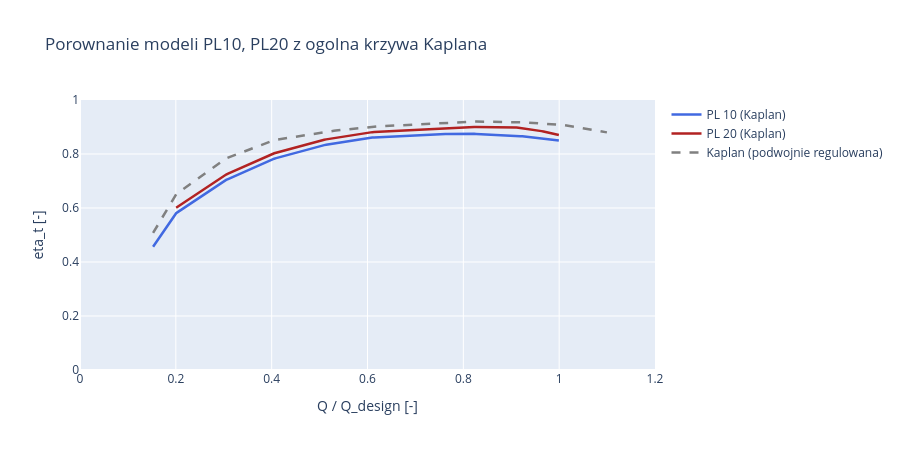

Source (notebook cell):
### Markdown cell above
**Prompt do LLM:**
> *"Porownaj krzywe sprawnosci modeli PL10 i PL20 z ogolna krzywa Kaplana
> na jednym wykresie. Wyswietl jako linie ciagle, Kaplan ogolny przerywany."*

**Uzyte funkcje:** `src.turbine.TURBINE_CATALOG`, `src.turbine.turbine_efficiency()`

### Code cell
fig = go.Figure()
for name, color in [('pl10', 'royalblue'), ('pl20', 'firebrick'), ('kaplan', 'gray')]:
    t = TURBINE_CATALOG[name]
    eta = turbine_efficiency(Q_ratio, t)
    eta_plot = np.where(eta > 0, eta, np.nan)
    fig.add_trace(go.Scatter(
        x=Q_ratio, y=eta_plot,
        mode='lines', name=t.name_pl,
        line=dict(color=color, width=2.5, dash='dash' if name=='kaplan' else 'solid'),
    ))

fig.update_layout(
    title='Porownanie modeli PL10, PL20 z ogolna krzywa Kaplana',
    xaxis_title='Q / Q_design [-]', yaxis_title='eta_t [-]',
    yaxis_range=[0, 1.0], height=450, hovermode='x unified',
)
fig.show()

### Figure 1 — Plotly figure (JSON) as saved in the notebook; plotly's stock layout.template omitted (floating-point values rounded to 4 significant figures; data arrays with more than 128 entries replaced by an {"elided": "..."} marker saying what was removed)
{"data": [{"line": {"color": "royalblue", "dash": "solid", "width": 2.5}, "mode": "lines", "name": "PL 10 (Kaplan)", "type": "scatter", "x": {"elided": "300 float values"}, "y": {"elided": "300 float values"}}, {"line": {"color": "firebrick", "dash": "solid", "width": 2.5}, "mode": "lines", "name": "PL 20 (Kaplan)", "type": "scatter", "x": {"elided": "300 float values"}, "y": {"elided": "300 float values"}}, {"line": {"color": "gray", "dash": "dash", "width": 2.5}, "mode": "lines", "name": "Kaplan (podwojnie regulowana)", "type": "scatter", "x": {"elided": "300 float values"}, "y": {"elided": "300 float values"}}], "layout": {"height": 450, "hovermode": "x unified", "title": {"text": "Porownanie modeli PL10, PL20 z ogolna krzywa Kaplana"}, "xaxis": {"title": {"text": "Q / Q_design [-]"}}, "yaxis": {"range": [0, 1], "title": {"text": "eta_t [-]"}}}}
